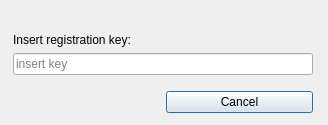
<?xml version="1.0" encoding="UTF-8"?>
<ui version="4.0">
 <class>RegisterDialog</class>
 <widget class="QDialog" name="RegisterDialog">
  <property name="geometry">
   <rect>
    <x>0</x>
    <y>0</y>
    <width>328</width>
    <height>125</height>
   </rect>
  </property>
  <property name="sizePolicy">
   <sizepolicy hsizetype="Fixed" vsizetype="Fixed">
    <horstretch>0</horstretch>
    <verstretch>0</verstretch>
   </sizepolicy>
  </property>
  <property name="minimumSize">
   <size>
    <width>328</width>
    <height>125</height>
   </size>
  </property>
  <property name="maximumSize">
   <size>
    <width>328</width>
    <height>125</height>
   </size>
  </property>
  <property name="windowTitle">
   <string>Register</string>
  </property>
  <property name="windowIcon">
   <iconset resource="../zasoby.qrc">
    <normaloff>:/icons/save.png</normaloff>:/icons/save.png</iconset>
  </property>
  <property name="modal">
   <bool>true</bool>
  </property>
  <widget class="QWidget" name="gridLayoutWidget">
   <property name="geometry">
    <rect>
     <x>3</x>
     <y>10</y>
     <width>321</width>
     <height>156</height>
    </rect>
   </property>
   <layout class="QGridLayout" name="gridLayout">
    <item row="2" column="1">
     <widget class="QLineEdit" name="lineEdit">
      <property name="minimumSize">
       <size>
        <width>300</width>
        <height>0</height>
       </size>
      </property>
      <property name="placeholderText">
       <string>insert key</string>
      </property>
     </widget>
    </item>
    <item row="0" column="1">
     <spacer name="verticalSpacer">
      <property name="orientation">
       <enum>Qt::Vertical</enum>
      </property>
      <property name="sizeHint" stdset="0">
       <size>
        <width>20</width>
        <height>40</height>
       </size>
      </property>
     </spacer>
    </item>
    <item row="7" column="1">
     <spacer name="verticalSpacer_2">
      <property name="orientation">
       <enum>Qt::Vertical</enum>
      </property>
      <property name="sizeHint" stdset="0">
       <size>
        <width>20</width>
        <height>40</height>
       </size>
      </property>
     </spacer>
    </item>
    <item row="3" column="1">
     <spacer name="verticalSpacer_3">
      <property name="orientation">
       <enum>Qt::Vertical</enum>
      </property>
      <property name="sizeType">
       <enum>QSizePolicy::Fixed</enum>
      </property>
      <property name="sizeHint" stdset="0">
       <size>
        <width>20</width>
        <height>10</height>
       </size>
      </property>
     </spacer>
    </item>
    <item row="2" column="0">
     <spacer name="horizontalSpacer">
      <property name="orientation">
       <enum>Qt::Horizontal</enum>
      </property>
      <property name="sizeHint" stdset="0">
       <size>
        <width>40</width>
        <height>20</height>
       </size>
      </property>
     </spacer>
    </item>
    <item row="2" column="2">
     <spacer name="horizontalSpacer_2">
      <property name="orientation">
       <enum>Qt::Horizontal</enum>
      </property>
      <property name="sizeHint" stdset="0">
       <size>
        <width>40</width>
        <height>20</height>
       </size>
      </property>
     </spacer>
    </item>
    <item row="1" column="1">
     <widget class="QLabel" name="label_2">
      <property name="text">
       <string>Insert registration key:</string>
      </property>
     </widget>
    </item>
    <item row="6" column="1">
     <layout class="QHBoxLayout" name="horizontalLayout">
      <item>
       <widget class="QLabel" name="label_3">
        <property name="text">
         <string>Don't have a key? Consider donation:  </string>
        </property>
       </widget>
      </item>
      <item>
       <widget class="QLabel" name="label_12">
        <property name="sizePolicy">
         <sizepolicy hsizetype="Fixed" vsizetype="Fixed">
          <horstretch>0</horstretch>
          <verstretch>0</verstretch>
         </sizepolicy>
        </property>
        <property name="minimumSize">
         <size>
          <width>80</width>
          <height>23</height>
         </size>
        </property>
        <property name="maximumSize">
         <size>
          <width>80</width>
          <height>23</height>
         </size>
        </property>
        <property name="text">
         <string notr="true">&lt;!DOCTYPE HTML PUBLIC &quot;-//W3C//DTD HTML 4.0//EN&quot; &quot;http://www.w3.org/TR/REC-html40/strict.dtd&quot;&gt;
&lt;html&gt;&lt;head&gt;&lt;meta name=&quot;qrichtext&quot; content=&quot;1&quot; /&gt;&lt;style type=&quot;text/css&quot;&gt;
p, li { white-space: pre-wrap; }
&lt;/style&gt;&lt;/head&gt;&lt;body style=&quot; font-family:'MS Shell Dlg 2'; font-size:8.25pt; font-weight:400; font-style:normal;&quot;&gt;
&lt;p style=&quot; margin-top:0px; margin-bottom:0px; margin-left:0px; margin-right:0px; -qt-block-indent:0; text-indent:0px;&quot;&gt;&lt;a href=&quot;https://www.paypal.com/cgi-bin/webscr?cmd=_s-xclick&amp;amp;hosted_button_id=5P6GM8DLCVMM6&quot;&gt;&lt;span style=&quot; text-decoration: underline; color:#0000ff;&quot;&gt;&lt;img src=&quot;:/icons/paypal.png&quot;&gt;&lt;/img&gt;&lt;/span&gt;&lt;/a&gt;&lt;/p&gt;&lt;/body&gt;&lt;/html&gt;</string>
        </property>
        <property name="openExternalLinks">
         <bool>true</bool>
        </property>
       </widget>
      </item>
     </layout>
    </item>
    <item row="4" column="1">
     <layout class="QHBoxLayout" name="horizontalLayout_3">
      <item>
       <widget class="QLabel" name="label">
        <property name="text">
         <string/>
        </property>
       </widget>
      </item>
      <item>
       <widget class="QPushButton" name="pushButton">
        <property name="text">
         <string>Cancel</string>
        </property>
       </widget>
      </item>
     </layout>
    </item>
   </layout>
  </widget>
 </widget>
 <tabstops>
  <tabstop>lineEdit</tabstop>
 </tabstops>
 <resources>
  <include location="../zasoby.qrc"/>
 </resources>
 <connections/>
</ui>
